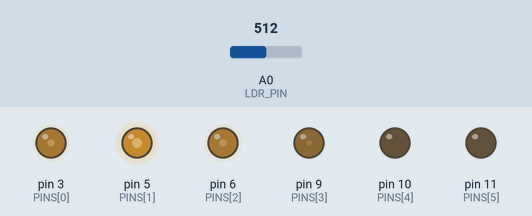
The sketch below on a simulated Arduino Uno, built with avr-gcc and run on an emulated ATmega328P. Shown: output pins drawn as LEDs (lit = HIGH). Dashed ring = blinking. The test bench sets the inputs (shaded band); at power-on: A0 (LDR_PIN) = 512.

Above: at 1.27 s.
1.3 s: A0 (LDR_PIN) set to 6
At 1.51 s:
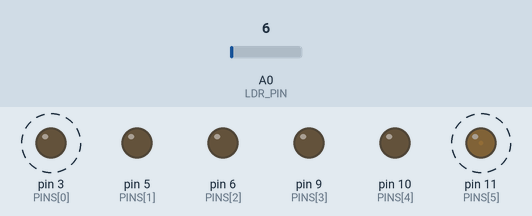
4.3 s: A0 (LDR_PIN) set to 3
At 4.9 s:
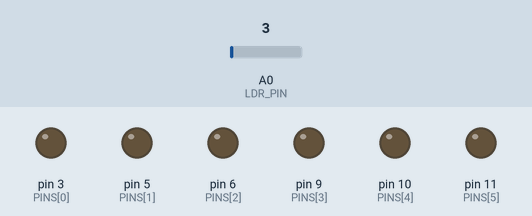
5.8 s: A0 (LDR_PIN) set to 122
At 6.16 s:
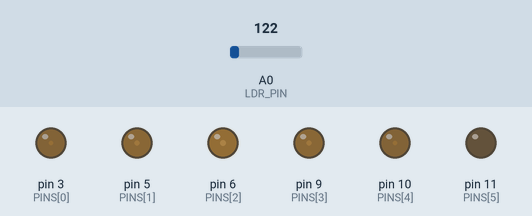
8.8 s: A0 (LDR_PIN) set to 265
11.8 s: A0 (LDR_PIN) set to 716
14.8 s: A0 (LDR_PIN) set to 0
At 15.1 s:
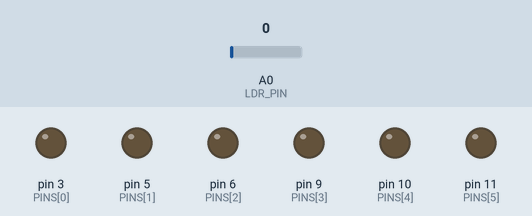
Timing chart, 0 to 17.3 s (numbered marks = the images above; inputs shaded):
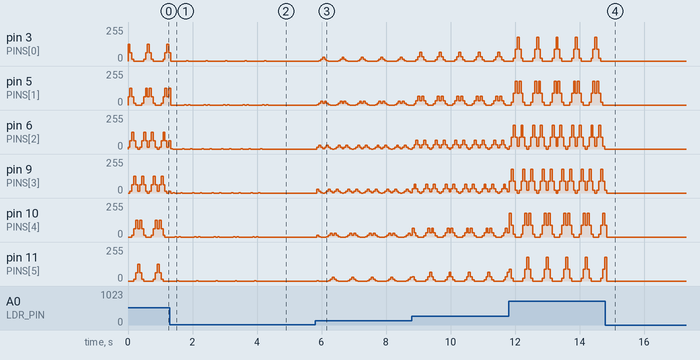

Measured:
- the behaviour switches between 5 and 4 on A0 (LDR_PIN) (found by bisection; images 1 and 2)
- after the input at 4.3 s, pin 3 (PINS[0]), pin 6 (PINS[2]), pin 9 (PINS[3]), pin 10 (PINS[4]), pin 11 (PINS[5]): stops changing and stays 0/255; pin 5 (PINS[1]): goes on until 4.3 s, then stays 0/255
- after the input at 5.8 s, pin 3 (PINS[0]): 0/255 → 3/255 after 0.11 s, then repeats every 0.60 s: 14/255 0.06 s, 30/255 0.06 s, 14/255 0.06 s, 3/255 0.06 s, 0/255 0.30 s, 3/255 0.06 s; pin 5 (PINS[1]): 0/255 → 3/255 after 0.05 s, then repeats every 0.60 s: 2 × (14/255 0.06 s, 30/255 0.06 s), 14/255 0.06 s, 3/255 0.06 s, 0/255 0.18 s, 3/255 0.06 s
- after the input at 14.8 s, pin 3 (PINS[0]), pin 5 (PINS[1]), pin 6 (PINS[2]): stops changing and stays 0/255
- by itself, pin 3 (PINS[0]), pin 11 (PINS[5]): alternates 1/255 for 0.06 s and 0/255 for 0.54 s
- by itself, pin 5 (PINS[1]): repeats every 0.60 s: 1/255 0.06 s, 0/255 0.06 s, 1/255 0.06 s, 0/255 0.42 s
- by itself, pin 6 (PINS[2]): repeats every 0.60 s: 0/255 0.30 s, 1/255 0.06 s, 0/255 0.18 s, 1/255 0.06 s
- by itself, pin 9 (PINS[3]): repeats every 0.60 s: 1/255 0.06 s, 0/255 0.18 s, 1/255 0.06 s, 0/255 0.30 s

The sketch:

complex_brightness_control.ino
```cpp
// The design is the head/leader LED is full brighness (255), the the 2 followers
// are reduced in brighness, closest follower is 127 and 32 - a 1/2 and a 1/4 of the full intensity.
// Could choose other values, but picked these for simplicity.

// Trail brightness (0..255): head and its two neighbors
#define HEAD_PWM         255         // leader
#define FOLLOW1_PWM      127         // ±1 (≈ 1/2)
#define FOLLOW2_PWM      32          // ±2 (≈ 1/4)

// --- Ambient input (LDR on A0) controls BRIGHTNESS only ---------------------
#define LDR_PIN          A0
#define AMBIENT_MIN_RAW  0           // darkest possible reading
#define AMBIENT_MAX_RAW  1023        // brightest possible reading
#define BRIGHT_MIN       0          // dimmest overall brightness
#define BRIGHT_MAX       255         // brightest overall brightness

// Map raw ambient to overall brightness (0..255)
#define MAP_BRIGHTNESS(raw_analog_input) \
  ((uint8_t) map((long)(raw_analog_input), AMBIENT_MIN_RAW, AMBIENT_MAX_RAW, BRIGHT_MIN, BRIGHT_MAX))

// Frame pacing (fixed; lower = faster sweep)
#define FRAME_DWELL_MS   60

// Use Macros to create Small helpers
#define ARRAY_LEN(a)     (sizeof(a) / sizeof((a)[0]))
#define DIST(a,b)        ((a) >= (b) ? ((a) - (b)) : ((b) - (a)))  // Calc absolute distance because distance may be negative.

// Needed to find what PINs can support analog write - these are the only ones...
const uint8_t PINS[] = {3, 5, 6, 9, 10, 11};
const int LED_COUNT = sizeof(PINS) / sizeof(PINS[0]);

int pos = 0;   // current LED index (0..LED_COUNT-1)
int dir = 1;   // movement direction (+1 forward, -1 back)

void setup() {
  for (int i = 0; i < LED_COUNT; i++) {
    pinMode(PINS[i], OUTPUT);
    analogWrite(PINS[i], 0);   // start off
  }
}

void loop() {
  // Read ambient light (raw 0..1023) and map to overall brightness
  int raw_analog_input = analogRead(LDR_PIN);
  uint8_t mapped_brightness = MAP_BRIGHTNESS(raw_analog_input);  // 0..255 by default

  // Draw one frame
  for (int i = 0; i < LED_COUNT; i++) {
    int distance_from_head = DIST(i, pos);

    // Base brightness by distance from head
    uint8_t base_pwm = (distance_from_head == 0) ? HEAD_PWM
                       : (distance_from_head == 1) ? FOLLOW1_PWM
                       : (distance_from_head == 2) ? FOLLOW2_PWM
                       : 0;
    // Now scale base by ambient brightness based on mapped brighness
    uint8_t pwm_out = (base_pwm * mapped_brightness) / 255;

    analogWrite(PINS[i], pwm_out);   // 0..255 PWM
  }

  delay(FRAME_DWELL_MS);             // fixed pacing

  // Advance and bounce
  pos += dir;
  dir = (pos == 0 || pos == (LED_COUNT - 1)) ? -dir : dir;
}
```
